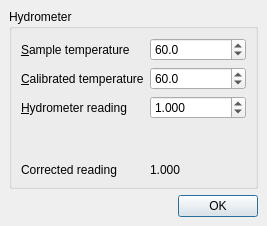
<ui version="4.0" >
 <class>HydrometerTool</class>
 <widget class="QDialog" name="HydrometerTool" >
  <property name="geometry" >
   <rect>
    <x>0</x>
    <y>0</y>
    <width>267</width>
    <height>226</height>
   </rect>
  </property>
  <property name="windowTitle" >
   <string>Hydrometer Tool</string>
  </property>
  <layout class="QVBoxLayout" >
   <property name="spacing" >
    <number>6</number>
   </property>
   <property name="leftMargin" >
    <number>9</number>
   </property>
   <property name="topMargin" >
    <number>9</number>
   </property>
   <property name="rightMargin" >
    <number>9</number>
   </property>
   <property name="bottomMargin" >
    <number>9</number>
   </property>
   <item>
    <widget class="QGroupBox" name="hydrometerbox" >
     <property name="title" >
      <string>Hydrometer</string>
     </property>
     <layout class="QGridLayout" >
      <property name="leftMargin" >
       <number>9</number>
      </property>
      <property name="topMargin" >
       <number>9</number>
      </property>
      <property name="rightMargin" >
       <number>9</number>
      </property>
      <property name="bottomMargin" >
       <number>9</number>
      </property>
      <property name="horizontalSpacing" >
       <number>6</number>
      </property>
      <property name="verticalSpacing" >
       <number>6</number>
      </property>
      <item row="4" column="1" >
       <widget class="QLabel" name="corrected" >
        <property name="text" >
         <string>1.000</string>
        </property>
       </widget>
      </item>
      <item row="4" column="0" >
       <widget class="QLabel" name="correctedlabel" >
        <property name="text" >
         <string>Corrected reading</string>
        </property>
       </widget>
      </item>
      <item row="3" column="0" >
       <spacer>
        <property name="orientation" >
         <enum>Qt::Vertical</enum>
        </property>
        <property name="sizeHint" >
         <size>
          <width>20</width>
          <height>40</height>
         </size>
        </property>
       </spacer>
      </item>
      <item row="2" column="1" >
       <widget class="QDoubleSpinBox" name="reading" >
        <property name="whatsThis" >
         <string>Enter the reading obtained from your hydrometer</string>
        </property>
        <property name="accelerated" >
         <bool>true</bool>
        </property>
        <property name="decimals" >
         <number>3</number>
        </property>
        <property name="minimum" >
         <double>0.850000000000000</double>
        </property>
        <property name="maximum" >
         <double>1.200000000000000</double>
        </property>
        <property name="singleStep" >
         <double>0.001000000000000</double>
        </property>
        <property name="value" >
         <double>1.000000000000000</double>
        </property>
       </widget>
      </item>
      <item row="1" column="1" >
       <widget class="QDoubleSpinBox" name="calibrated" >
        <property name="whatsThis" >
         <string>Enter the temperature your hydrometer is calibrated for</string>
        </property>
        <property name="accelerated" >
         <bool>true</bool>
        </property>
        <property name="decimals" >
         <number>1</number>
        </property>
        <property name="minimum" >
         <double>32.000000000000000</double>
        </property>
        <property name="maximum" >
         <double>212.000000000000000</double>
        </property>
        <property name="singleStep" >
         <double>0.200000000000000</double>
        </property>
        <property name="value" >
         <double>60.000000000000000</double>
        </property>
       </widget>
      </item>
      <item row="2" column="0" >
       <widget class="QLabel" name="readinglabel" >
        <property name="text" >
         <string>&amp;Hydrometer reading</string>
        </property>
        <property name="buddy" >
         <cstring>reading</cstring>
        </property>
       </widget>
      </item>
      <item row="1" column="0" >
       <widget class="QLabel" name="calibratedlabel" >
        <property name="text" >
         <string>&amp;Calibrated temperature</string>
        </property>
        <property name="buddy" >
         <cstring>calibrated</cstring>
        </property>
       </widget>
      </item>
      <item row="0" column="0" >
       <widget class="QLabel" name="samplelabel" >
        <property name="text" >
         <string>&amp;Sample temperature</string>
        </property>
        <property name="buddy" >
         <cstring>sample</cstring>
        </property>
       </widget>
      </item>
      <item row="0" column="1" >
       <widget class="QDoubleSpinBox" name="sample" >
        <property name="whatsThis" >
         <string>Enter the temperature of your sample</string>
        </property>
        <property name="accelerated" >
         <bool>true</bool>
        </property>
        <property name="decimals" >
         <number>1</number>
        </property>
        <property name="minimum" >
         <double>32.000000000000000</double>
        </property>
        <property name="maximum" >
         <double>212.000000000000000</double>
        </property>
        <property name="singleStep" >
         <double>0.200000000000000</double>
        </property>
        <property name="value" >
         <double>60.000000000000000</double>
        </property>
       </widget>
      </item>
     </layout>
    </widget>
   </item>
   <item>
    <widget class="QDialogButtonBox" name="buttonbox" >
     <property name="orientation" >
      <enum>Qt::Horizontal</enum>
     </property>
     <property name="standardButtons" >
      <set>QDialogButtonBox::Ok</set>
     </property>
    </widget>
   </item>
  </layout>
 </widget>
 <tabstops>
  <tabstop>sample</tabstop>
  <tabstop>calibrated</tabstop>
  <tabstop>reading</tabstop>
 </tabstops>
 <resources/>
 <connections>
  <connection>
   <sender>buttonbox</sender>
   <signal>accepted()</signal>
   <receiver>HydrometerTool</receiver>
   <slot>close()</slot>
   <hints>
    <hint type="sourcelabel" >
     <x>133</x>
     <y>203</y>
    </hint>
    <hint type="destinationlabel" >
     <x>133</x>
     <y>112</y>
    </hint>
   </hints>
  </connection>
 </connections>
</ui>
